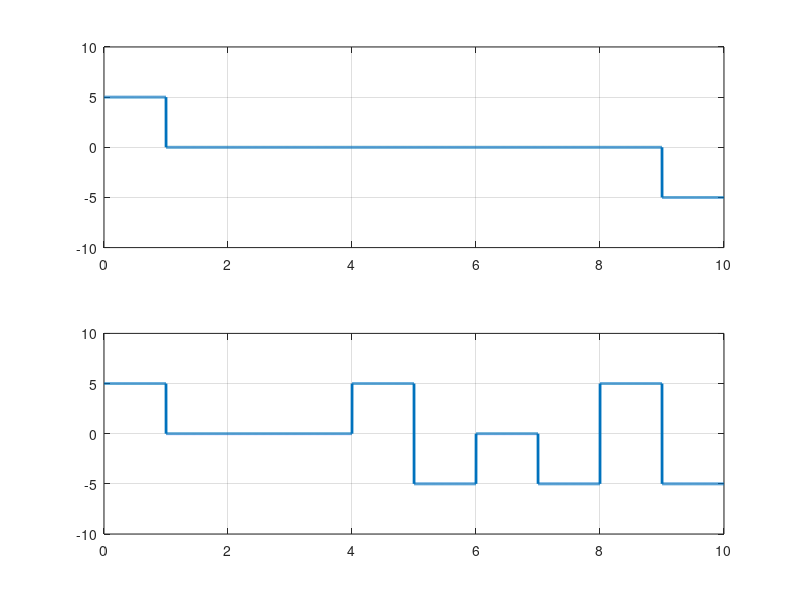

Source code (MATLAB):
clc; #... Clear command line
clear all; #... Clear variables
close all; #... Clear figures

bits = [ 1 0 0 0 0 0 0 0 0 1];

#... Modulation

bitrate = 1; #... Number of bits per second
voltage = 5;

samplingRate = 1000;
samplingTime = 1/samplingRate;

endTime = length(bits)/bitrate;
time = 0:samplingTime:endTime;

index = 1;
sign = 1;

for i=1:length(time)
	if bits(index) == 0
		modulation(i) = 0;
	else
		modulation(i) = sign*voltage;
	endif
	
	if time(i)*bitrate >= index
		index = index+1;
		if index <= length(bits) && bits(index)==1
			sign = -1 * sign;
		endif
	endif
end

subplot(2,1,1);
plot(time, modulation, "LineWidth", 2);
axis([0 endTime -voltage-5 voltage+5]);
grid on;

#... demodulation

index = 1;

for i= 1:length(modulation)
	if modulation(i) == 0
		demodulation(index) = 0;
	else
		demodulation(index) = 1;
	endif
	if time(i)*bitrate >= index
		index = index+1;
	endif
end

disp(demodulation);

#...scrambling

cnt = 0
for i=1:length(bits)
	if bits(i)==1
		cnt = 0;
		continue;
	endif
	
	if bits(i) == 0
		cnt = cnt +1;
	endif
	
	if cnt == 8
		cnt = 0;
		bits(i) = 1;
		bits(i-1) = -1;
		bits(i-3) = 1;
		bits(i-4) = -1;
	endif
	
end

index = 1;
sign = 1;

for i=1:length(time)
	if bits(index) == 0
		modulation(i) = 0;
	else
		modulation(i) = sign*voltage;
	endif
	
	if time(i)*bitrate >= index
		index = index+1;
		if index <= length(bits) && bits(index)!=0
			sign = -1 * sign *bits(index);
		endif
	endif
end

subplot(2,1,2);
plot(time, modulation, "LineWidth", 2);
axis([0 endTime -voltage-5 voltage+5]);
grid on;

#... demodulation

index = 1;
prev = -voltage;

for i= 1:length(modulation)
	if prev != modulation(i)
		demodulation(index) = 1;
	else
		demodulation(index) = -1;
	endif
	
	if modulation(i) == 0
		demodulation(index) = 0;
	endif
	
	if time(i)*bitrate >= index
		if modulation(i)!=0
			prev = modulation(i);
		endif
		index = index+1;
	endif
end

for i=1:length(demodulation)
	if demodulation(i) == -1
		demodulation(i) = 0;
		demodulation(i+1) = 0;
	endif
end

disp(demodulation);

